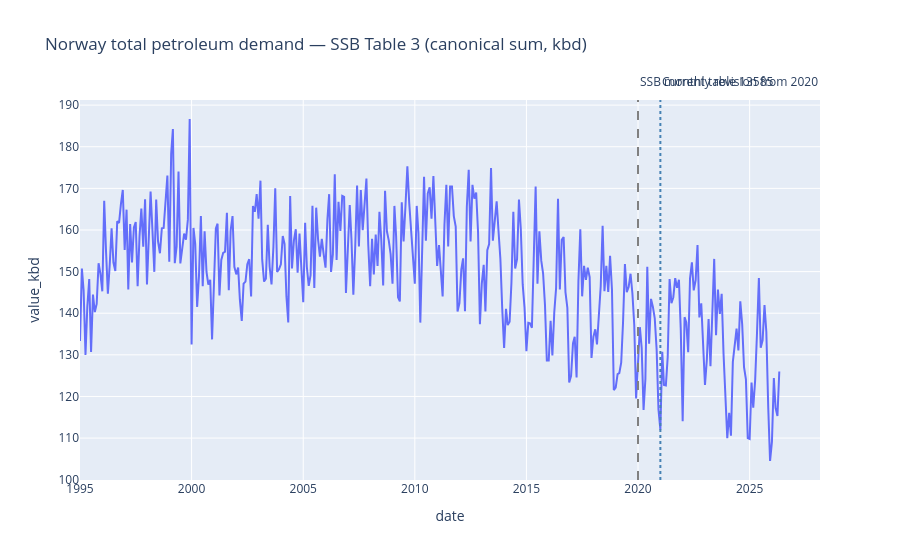

Notebook code for this chart:
### Markdown cell above
## 3. Headline — total demand (canonical, kbd)

### Code cell
headline_ts = (
    demand_canonical.groupby(["date", "is_provisional"], as_index=False)["value_kbd"]
    .sum()
    .sort_values("date")
)
fig = px.line(
    headline_ts,
    x="date",
    y="value_kbd",
    title="Norway total petroleum demand — SSB Table 3 (canonical sum, kbd)",
)
fig.update_traces(connectgaps=False)
add_plotly_date_vline(
    fig,
    MONTHLY_REVISION_FROM,
    annotation_text="SSB monthly revision from 2020",
    line_dash="dash",
    line_color="gray",
)
add_plotly_date_vline(
    fig,
    CURRENT_ERA_FROM,
    annotation_text="Current table 13585",
    line_dash="dot",
    line_color="steelblue",
)
fig.show()

### Figure 1 — Plotly figure (JSON) as saved in the notebook; plotly's stock layout.template omitted (floating-point values rounded to 4 significant figures; data arrays with more than 128 entries replaced by an {"elided": "..."} marker saying what was removed)
{"data": [{"connectgaps": false, "hovertemplate": "date=%{x}<br>value_kbd=%{y}<extra></extra>", "legendgroup": "", "line": {"color": "#636efa", "dash": "solid"}, "marker": {"symbol": "circle"}, "mode": "lines", "name": "", "orientation": "v", "showlegend": false, "type": "scatter", "x": {"elided": "377 str values"}, "xaxis": "x", "y": {"elided": "377 float values"}, "yaxis": "y"}], "layout": {"annotations": [{"showarrow": false, "text": "SSB monthly revision from 2020", "x": "2020-01-01T00:00:00", "xanchor": "left", "y": 1.02, "yanchor": "bottom", "yref": "paper"}, {"showarrow": false, "text": "Current table 13585", "x": "2021-01-01T00:00:00", "xanchor": "left", "y": 1.02, "yanchor": "bottom", "yref": "paper"}], "legend": {"tracegroupgap": 0}, "shapes": [{"line": {"color": "gray", "dash": "dash"}, "type": "line", "x0": "2020-01-01T00:00:00", "x1": "2020-01-01T00:00:00", "y0": 0, "y1": 1, "yref": "paper"}, {"line": {"color": "steelblue", "dash": "dot"}, "type": "line", "x0": "2021-01-01T00:00:00", "x1": "2021-01-01T00:00:00", "y0": 0, "y1": 1, "yref": "paper"}], "title": {"text": "Norway total petroleum demand — SSB Table 3 (canonical sum, kbd)"}, "xaxis": {"anchor": "y", "domain": [0, 1], "title": {"text": "date"}}, "yaxis": {"anchor": "x", "domain": [0, 1], "title": {"text": "value_kbd"}}}}
